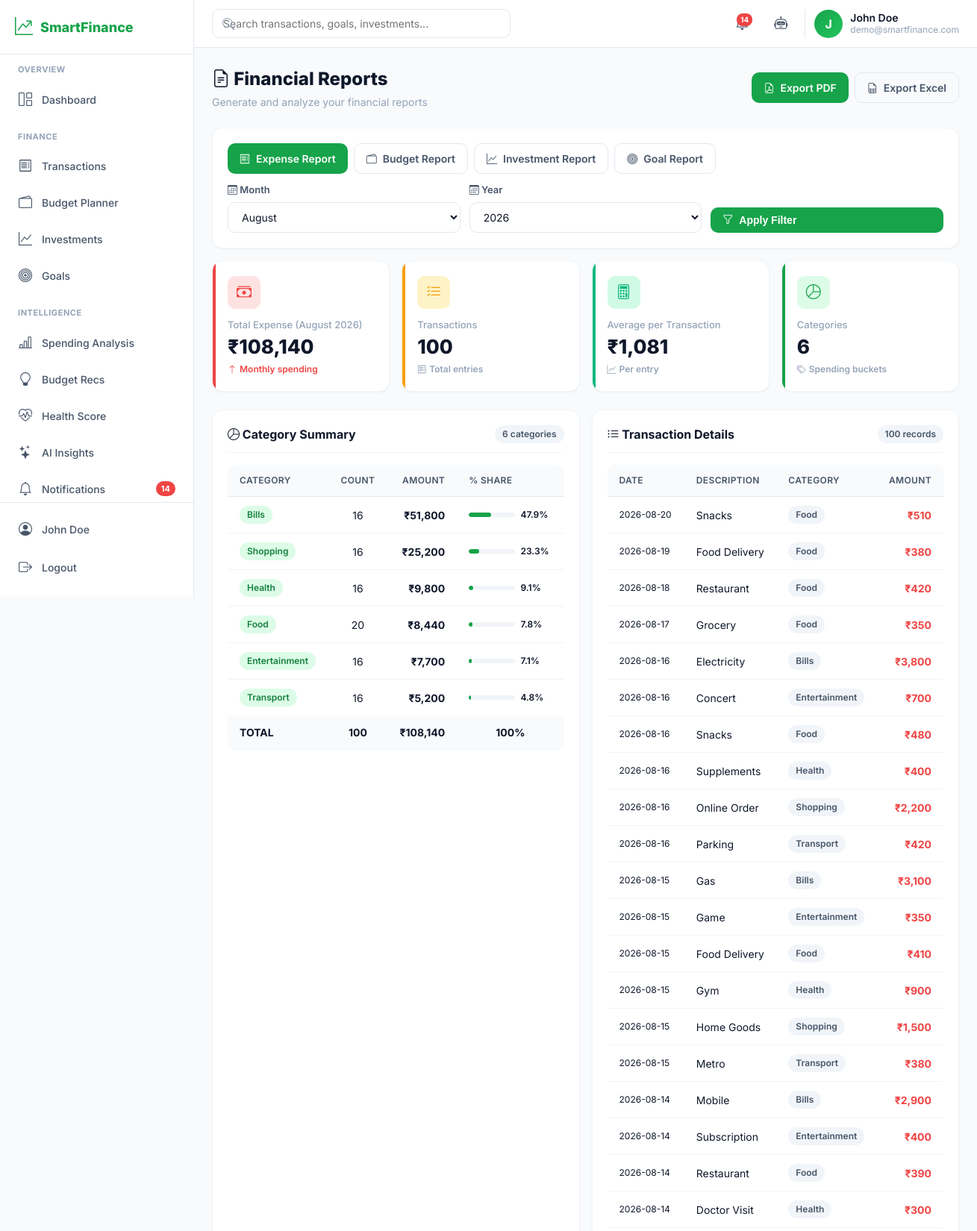
The app's page /reports (signed in, upper part) with its own data.
### tables this page shows
CREATE TABLE expenses (
        id INTEGER PRIMARY KEY AUTOINCREMENT,
        user_id INTEGER NOT NULL,
        category TEXT NOT NULL,
        description TEXT,
        amount REAL NOT NULL,
        date TEXT NOT NULL,
        created_at TEXT DEFAULT (datetime('now','localtime')),
        FOREIGN KEY (user_id) REFERENCES users(id) ON DELETE CASCADE
    );

### modules/reports.py (the view, shortened to what this page needs)
@bp.route('/reports')
@login_required
def index():
    user_id = session['user_id']
    month = int(request.args.get('month', get_current_month()))
    year = int(request.args.get('year', get_current_year()))
    report_type = request.args.get('type', 'expense')
    month_str = f"{year}-{month:02d}"
    data = {}
    if report_type == 'expense':
        expenses = query_db(
            """SELECT category, description, amount, date FROM expenses
               WHERE user_id=? AND strftime('%Y-%m', date)=?
               ORDER BY date DESC, category""",
            (user_id, month_str)
        )
        cat_summary = query_db(
            """SELECT category, SUM(amount) as total, COUNT(*) as count FROM expenses
               WHERE user_id=? AND strftime('%Y-%m', date)=?
               GROUP BY category ORDER BY total DESC""",
            (user_id, month_str)
        )
        total = sum(c['total'] for c in cat_summary) if cat_summary else 0
        data = {
            'expenses': expenses,
            'cat_summary': cat_summary,
            'total': total,
            'count': len(expenses) if expenses else 0
        }
    return render_template('reports.html',
                           report_type=report_type,
                           data=data,
                           selected_month=month,
                           selected_year=year,
                           month_name=get_month_name(month))

### utils/db.py (called while the page is built)
def get_db():
    if 'db' not in g:
        g.db = sqlite3.connect(current_app.config['DATABASE'])
        g.db.row_factory = sqlite3.Row
        g.db.execute("PRAGMA foreign_keys = ON")
    return g.db

def query_db(query, args=(), one=False):
    cur = get_db().execute(query, args)
    rv = cur.fetchall()
    cur.close()
    return (rv[0] if rv else None) if one else rv

### utils/helpers.py (called while the page is built)
def get_month_name(month_num):
    try:
        idx = int(month_num) - 1
        if 0 <= idx < 12:
            return MONTHS[idx]
    except (TypeError, ValueError):
        pass
    return ''

def get_current_month():
    return datetime.now().month

def get_current_year():
    return datetime.now().year

def login_required(f):
    @wraps(f)
    def decorated_function(*args, **kwargs):
        if 'user_id' not in session:
            flash('Please log in to access this page.', 'warning')
            return redirect(url_for('auth.login'))
        return f(*args, **kwargs)
    return decorated_function

### templates/reports.html (shortened to what this page needs)
{% extends 'base.html' %}
{% block content %}
{% set months = ['', 'January', 'February', 'March', 'April', 'May', 'June', 'July', 'August', 'September', 'October', 'November', 'December'] %}
<div class="page-header">
    <div>
        <h1 class="page-title"><i class="bi bi-file-earmark-text"></i> Financial Reports</h1>
        <p class="page-subtitle">Generate and analyze your financial reports</p>
    </div>
    <div class="flex gap-2">
        <a href="{{ url_for('export.export_pdf', report_type=report_type, month=selected_month, year=selected_year) }}" class="btn btn-primary"><i class="bi bi-file-earmark-pdf"></i> Export PDF</a>
        <a href="{{ url_for('export.export_excel', report_type=report_type, month=selected_month, year=selected_year) }}" class="btn btn-outline"><i class="bi bi-file-earmark-spreadsheet"></i> Export Excel</a>
    </div>
</div>
<div class="card mb-4">
    <div class="flex gap-2" style="flex-wrap:wrap;">
        <a href="{{ url_for('reports.index', type='expense') }}" class="btn {% if report_type == 'expense' %}btn-primary{% else %}btn-outline{% endif %}"><i class="bi bi-receipt"></i> Expense Report</a>
        <a href="{{ url_for('reports.index', type='budget') }}" class="btn {% if report_type == 'budget' %}btn-primary{% else %}btn-outline{% endif %}"><i class="bi bi-wallet2"></i> Budget Report</a>
        <a href="{{ url_for('reports.index', type='investment') }}" class="btn {% if report_type == 'investment' %}btn-primary{% else %}btn-outline{% endif %}"><i class="bi bi-graph-up"></i> Investment Report</a>
        <a href="{{ url_for('reports.index', type='goal') }}" class="btn {% if report_type == 'goal' %}btn-primary{% else %}btn-outline{% endif %}"><i class="bi bi-bullseye"></i> Goal Report</a>
    </div>
    {% if report_type in ['expense', 'budget'] %}
    <form method="GET" action="{{ url_for('reports.index') }}" class="form-row mt-3" style="align-items:flex-end;">
        <div class="form-group" style="margin-bottom:0;">
            <label class="form-label"><i class="bi bi-calendar3"></i> Month</label>
            <select name="month" class="form-control">
                {% for m in range(1, 13) %}
                <option value="{{ m }}" {% if m == selected_month %}selected{% endif %}>{{ months[m] }}</option>
                {% endfor %}
            </select>
        </div>
        <div class="form-group" style="margin-bottom:0;">
            <label class="form-label"><i class="bi bi-calendar3"></i> Year</label>
            <select name="year" class="form-control">
                {% for y in range(2023, 2027) %}
                <option value="{{ y }}" {% if y == selected_year %}selected{% endif %}>{{ y }}</option>
                {% endfor %}
            </select>
        </div>
        <button type="submit" class="btn btn-primary"><i class="bi bi-funnel"></i> Apply Filter</button>
    </form>
    {% else %}
    <p class="text-muted mt-3" style="font-size:13px;"><i class="bi bi-info-circle"></i> This report shows all-time data — no period filter required.</p>
    {% endif %}
</div>
{% if report_type == 'expense' %}
<div class="stat-grid">
    <div class="stat-card expense">
        <div class="stat-icon"><i class="bi bi-cash-stack"></i></div>
        <p class="stat-label">Total Expense ({{ month_name }} {{ selected_year }})</p>
        <p class="stat-value">₹{{ "{:,.0f}".format(data.total) }}</p>
        <p class="stat-change negative"><i class="bi bi-arrow-up"></i> Monthly spending</p>
    </div>
    <div class="stat-card budget">
        <div class="stat-icon"><i class="bi bi-list-check"></i></div>
        <p class="stat-label">Transactions</p>
        <p class="stat-value">{{ data.count }}</p>
        <p class="stat-change text-muted"><i class="bi bi-receipt"></i> Total entries</p>
    </div>
    <div class="stat-card income">
        <div class="stat-icon"><i class="bi bi-calculator"></i></div>
        <p class="stat-label">Average per Transaction</p>
        <p class="stat-value">₹{{ "{:,.0f}".format(data.total / data.count) if data.count else 0 }}</p>
        <p class="stat-change text-muted"><i class="bi bi-graph-up"></i> Per entry</p>
    </div>
    <div class="stat-card savings">
        <div class="stat-icon"><i class="bi bi-pie-chart"></i></div>
        <p class="stat-label">Categories</p>
        <p class="stat-value">{{ data.cat_summary|length if data.cat_summary else 0 }}</p>
        <p class="stat-change text-muted"><i class="bi bi-tags"></i> Spending buckets</p>
    </div>
</div>
<div class="grid grid-2">
    <div class="card">
        <div class="card-header">
            <h2 class="card-title"><i class="bi bi-pie-chart"></i> Category Summary</h2>
            <span class="badge badge-secondary">{{ data.cat_summary|length if data.cat_summary else 0 }} categories</span>
        </div>
        {% if data.cat_summary %}
        <div class="table-container">
            <table>
                <thead>
                    <tr><th>Category</th><th class="text-center">Count</th><th class="text-right">Amount</th><th>% Share</th></tr>
                </thead>
                <tbody>
                    {% for c in data.cat_summary %}
                    <tr>
                        <td><span class="badge badge-primary">{{ c.category }}</span></td>
                        <td class="text-center">{{ c.count }}</td>
                        <td class="text-right font-bold">₹{{ "{:,.0f}".format(c.total) }}</td>
                        <td>
                            <div class="flex items-center gap-2">
                                <div class="progress progress-sm" style="flex:1; min-width:60px;">
                                    <div class="progress-bar" style="width:{% if data.total %}{{ "%.0f"|format((c.total / data.total) * 100) }}{% else %}0{% endif %}%;"></div>
                                </div>
                                <span class="font-semibold" style="min-width:42px; font-size:12px;">{{ "%.1f"|format((c.total / data.total * 100) if data.total else 0) }}%</span>
                            </div>
                        </td>
                    </tr>
                    {% endfor %}
                </tbody>
                <tfoot>
                    <tr style="background:var(--bg); font-weight:700;">
                        <td>TOTAL</td>
                        <td class="text-center">{{ data.count }}</td>
                        <td class="text-right">₹{{ "{:,.0f}".format(data.total) }}</td>
                        <td class="text-center">100%</td>
                    </tr>
                </tfoot>
            </table>
        </div>
        {% else %}
        <div class="empty-state"><i class="bi bi-inbox"></i><p>No expense data for {{ month_name }} {{ selected_year }}</p></div>
        {% endif %}
    </div>
    <div class="card">
        <div class="card-header">
            <h2 class="card-title"><i class="bi bi-list-ul"></i> Transaction Details</h2>
            <span class="badge badge-secondary">{{ data.count }} records</span>
        </div>
        {% if data.expenses %}
        <div class="table-container">
            <table>
                <thead>
                    <tr><th>Date</th><th>Description</th><th>Category</th><th class="text-right">Amount</th></tr>
                </thead>
                <tbody>
                    {% for e in data.expenses %}
                    <tr>
                        <td style="font-size:12px; white-space:nowrap;">{{ e.date }}</td>
                        <td>{{ e.description }}</td>
                        <td><span class="badge badge-secondary">{{ e.category }}</span></td>
                        <td class="text-right font-bold text-danger">₹{{ "{:,.0f}".format(e.amount) }}</td>
                    </tr>
                    {% endfor %}
                </tbody>
            </table>
        </div>
        {% else %}
        <div class="empty-state"><i class="bi bi-inbox"></i><p>No transactions in this period</p></div>
        {% endif %}
    </div>
</div>
{% endif %}
{% endblock %}

### records on screen
expenses: date "2026-08-20", description "Snacks", category "Food", amount "510"
expenses: date "2026-08-19", description "Food Delivery", category "Food", amount "380"
expenses: date "2026-08-18", description "Restaurant", category "Food", amount "420"
expenses: date "2026-08-17", description "Grocery", category "Food", amount "350"
expenses: date "2026-08-16", description "Electricity", category "Bills", amount "3,800"
expenses: date "2026-08-16", description "Concert", category "Entertainment", amount "700"
expenses: date "2026-08-16", description "Snacks", category "Food", amount "480"
expenses: date "2026-08-16", description "Supplements", category "Health", amount "400"
expenses: date "2026-08-16", description "Online Order", category "Shopping", amount "2,200"
expenses: date "2026-08-16", description "Parking", category "Transport", amount "420"
expenses: date "2026-08-15", description "Gas", category "Bills", amount "3,100"
expenses: date "2026-08-15", description "Game", category "Entertainment", amount "350"
expenses: date "2026-08-15", description "Food Delivery", category "Food", amount "410"
expenses: date "2026-08-15", description "Gym", category "Health", amount "900"
expenses: date "2026-08-15", description "Home Goods", category "Shopping", amount "1,500"
expenses: date "2026-08-15", description "Metro", category "Transport", amount "380"
expenses: date "2026-08-14", description "Mobile", category "Bills", amount "2,900"
expenses: date "2026-08-14", description "Subscription", category "Entertainment", amount "400"
expenses: date "2026-08-14", description "Restaurant", category "Food", amount "390"
expenses: date "2026-08-14", description "Doctor Visit", category "Health", amount "300"

### other values on screen
{{ notifications_count }} "14"
{{ session.get('user_name', 'Profile') }} "John Doe"
{{ session.get('user_name', 'U')[0]|upper }} "J"
{{ session.get('user_name', 'User') }} "John Doe"
{{ session.get('user_email', '') }} "demo@smartfinance.com"
{{ month_name }} "August"
{{ selected_year }} "2026"
{{ "{:,.0f}".format(data.total) }} "108,140"
{{ data.count }} "100"
{{ "{:,.0f}".format(data.total / data.count) if data.count else 0 }} "1,081"
{{ data.cat_summary|length if data.cat_summary else 0 }} "6"
{{ c.category }} "Bills" "Shopping" "Health" "Food" "Entertainment" "Transport"
{{ c.count }} "16" "16" "16" "20" "16" "16"
{{ "{:,.0f}".format(c.total) }} "51,800" "25,200" "9,800" "8,440" "7,700" "5,200"
{{ "%.1f"|format((c.total / data.total * 100) if data.total else 0) }} "47.9" "23.3" "9.1" "7.8" "7.1" "4.8"
